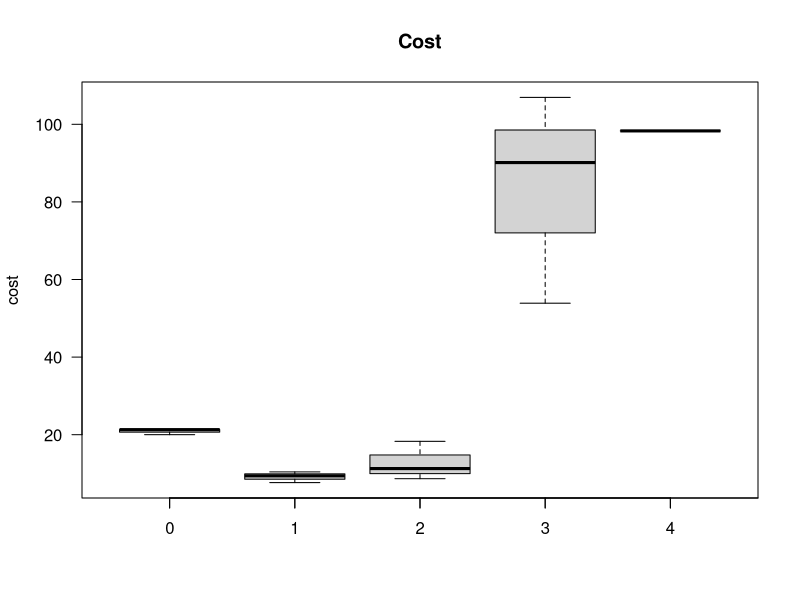
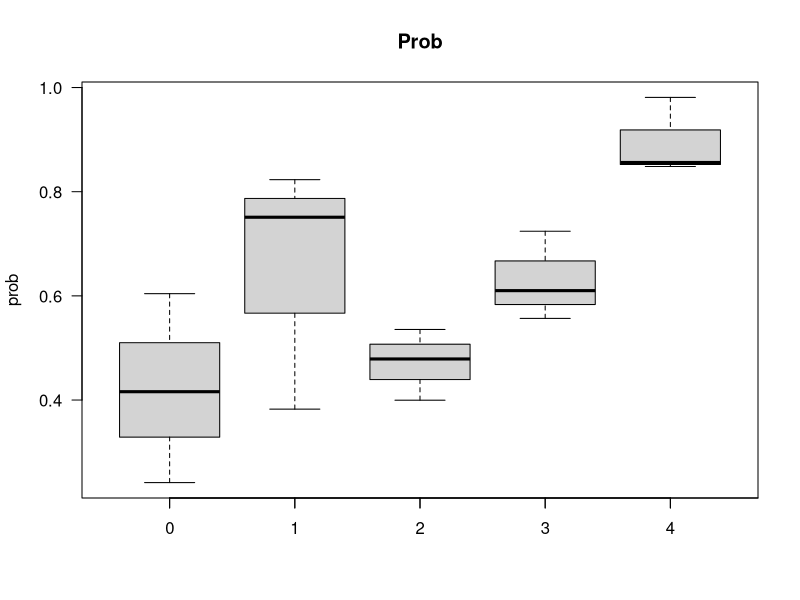
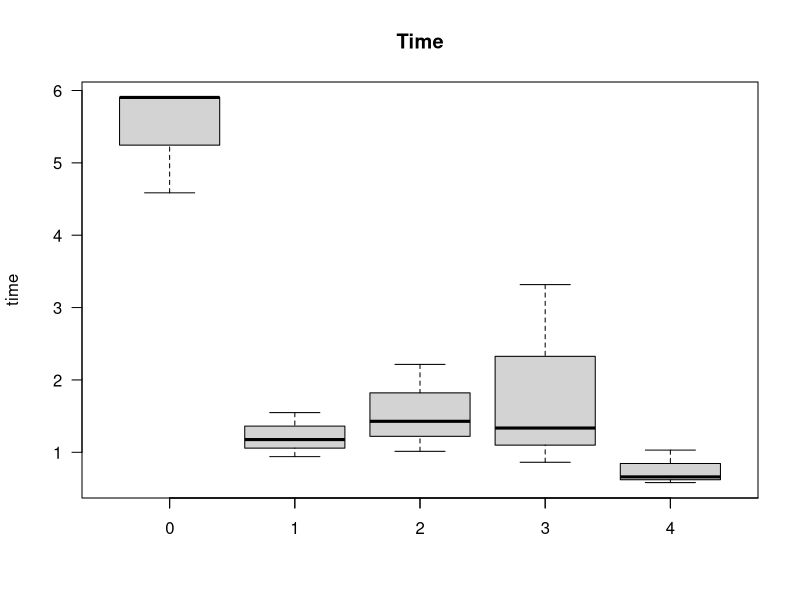
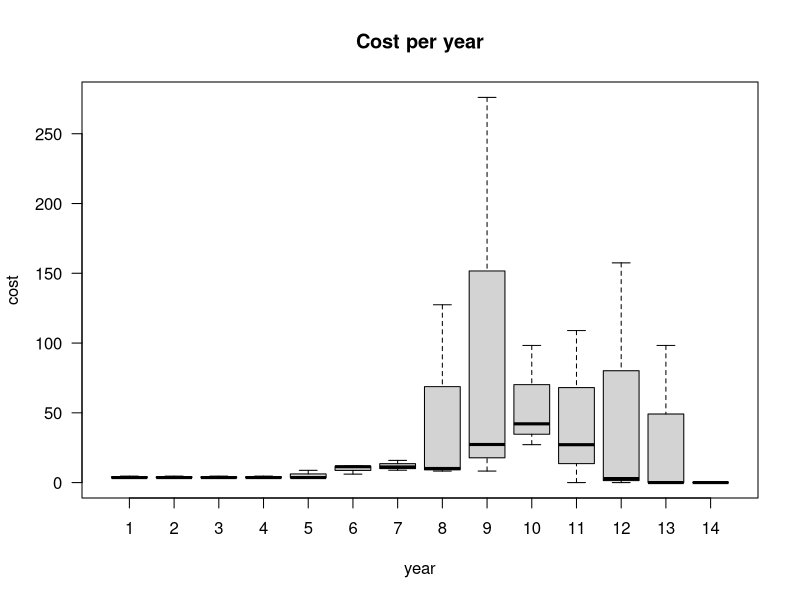
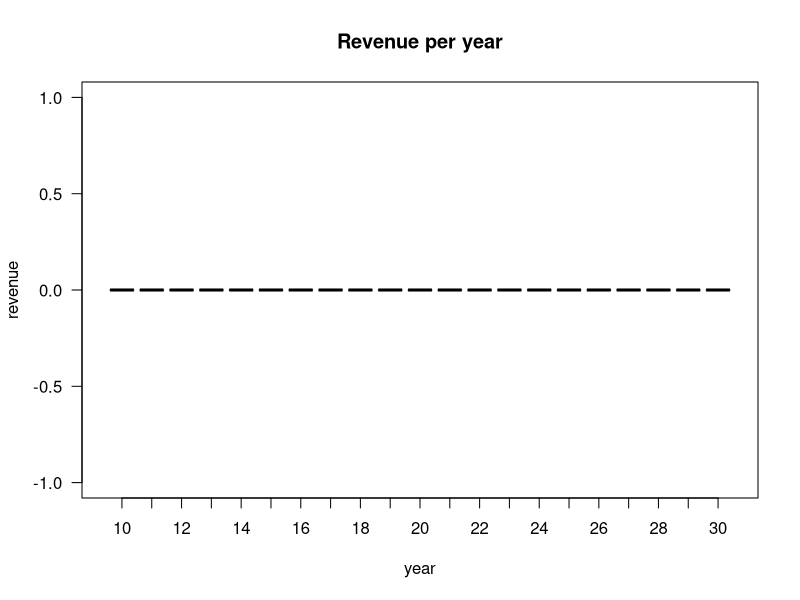

These charts were generated, in order, by the following R code:
set.seed(2)
N = 3

# Sample: Discount rate
discount.rate <- runif(N, 0.09, 0.24)

# Sample: Pre-clinical
time    <- runif(N, min=4.3, max=6)
prob    <- runif(N, min=0.175, max=0.69)
cost    <- runif(N, min=19, max=23.2)
revenue <- rep(0, N)
pc      <- data.frame(time, cost, prob, revenue, discount.rate)
pc$timeto <- 0

# Sample: Phase 1
time    <- runif(N, min=0.75, max=1.8)
prob    <- runif(N, min=0.25, max=0.837)
cost    <- runif(N, min=7.3, max=12)
revenue <- rep(0, N)
p1      <- data.frame(time, cost, prob, revenue, discount.rate)
p1$timeto <- pc$timeto + pc$time

# Sample: Phase 2
time    <- runif(N, min=0.75, max=2.5)
prob    <- runif(N, min=0.34, max=0.74)
cost    <- runif(N, min=7.12, max=18.72)
revenue <- rep(0, N)
p2      <- data.frame(time, cost, prob, revenue, discount.rate)
p2$timeto <- p1$timeto + p1$time

# Sample: Phase 3
time    <- runif(N, min=0.83, max=3.9)
prob    <- runif(N, min=0.314, max=0.786)
cost    <- runif(N, min=26.88, max=121.68)
revenue <- rep(0, N)
p3      <- data.frame(time, cost, prob, revenue, discount.rate)
p3$timeto <- p2$timeto + p2$time

# Sample: Phase 4
time    <- runif(N, min=0.5, max=1.04)
prob    <- runif(N, min=0.83, max=0.99)
cost    <- rep(98.297168, N)
revenue <- rep(0, N)
p4      <- data.frame(time, cost, prob, revenue, discount.rate)
p4$timeto <- p3$timeto + p3$time


# Summarize
boxplot(pc$cost, p1$cost, p2$cost, p3$cost, p4$cost, ylab='cost', las=2, main='Cost')
axis(1, at=seq(1,7), labels=seq(0,6))
boxplot(pc$prob, p1$prob, p2$prob, p3$prob, p4$prob, ylab='prob', las=2, main='Prob')
axis(1, at=seq(1,7), labels=seq(0,6))
boxplot(pc$time, p1$time, p2$time, p3$time, p4$time, ylab='time', las=2, main='Time')
axis(1, at=seq(1,7), labels=seq(0,6))


# Make cost dataframe
cost <- data.frame(pc$cost, p1$cost, p2$cost, p3$cost, p4$cost)
names(cost) <- c('pc', 'p1', 'p2', 'p3', 'p4')

# Make prob dataframe
prob <- data.frame(pc$prob, p1$prob, p2$prob, p3$prob, p4$prob)
names(prob) <- c('pc', 'p1', 'p2', 'p3', 'p4')

# Make time dataframe
time <- data.frame(pc$time, p1$time, p2$time, p3$time, p4$time)
names(time) <- c('pc', 'p1', 'p2', 'p3', 'p4')

# Make revenue dataframe
revenue <- data.frame(pc$revenue, p1$revenue, p2$revenue, p3$revenue, p4$revenue)
names(revenue) <- c('pc', 'p1', 'p2', 'p3', 'p4')

# Make timeto dataframe
timeto <- data.frame(pc$timeto, p1$timeto, p2$timeto, p3$timeto, p4$timeto)
names(timeto) <- c('pc', 'p1', 'p2', 'p3', 'p4')


# TODO: Does not work for prob cuz of product rather than sum!
propAtYear <- function(n, prop, time, timeto) {
  unit      <- prop / time
  ongoing   <- n <= floor(time + timeto) & n >= timeto
  last      <- n == ceiling(timeto + time)
  remainder <- prop - unit * floor(time)
  (ongoing * unit) + (last * remainder)
}
sumPropAtYear <- function(n, prop, time, timeto) {
  apply(propAtYear(n, prop, time, timeto), 1, sum)
}
propPerYear <- function(start, years, prop, time, timeto) {
  df <- data.frame()
  for (year in start:(start+years-1)) {
    subject <- 1:nrow(prop)
    value   <- sumPropAtYear(year, prop, time, timeto)
    df <- rbind(df, data.frame(subject=subject, year=year, value=value))
  }
  df
}

# Plot: cost per year
cpy <- propPerYear(1, 14, cost, time, timeto)
boxplot(cpy$value ~ cpy$year, xlab='year', ylab='cost', las=1, main='Cost per year')

# Plot: revenue per year
rpy <- propPerYear(10, 21, revenue, time, timeto)
boxplot(rpy$value ~ rpy$year, xlab='year', ylab='revenue', las=1, main='Revenue per year')
